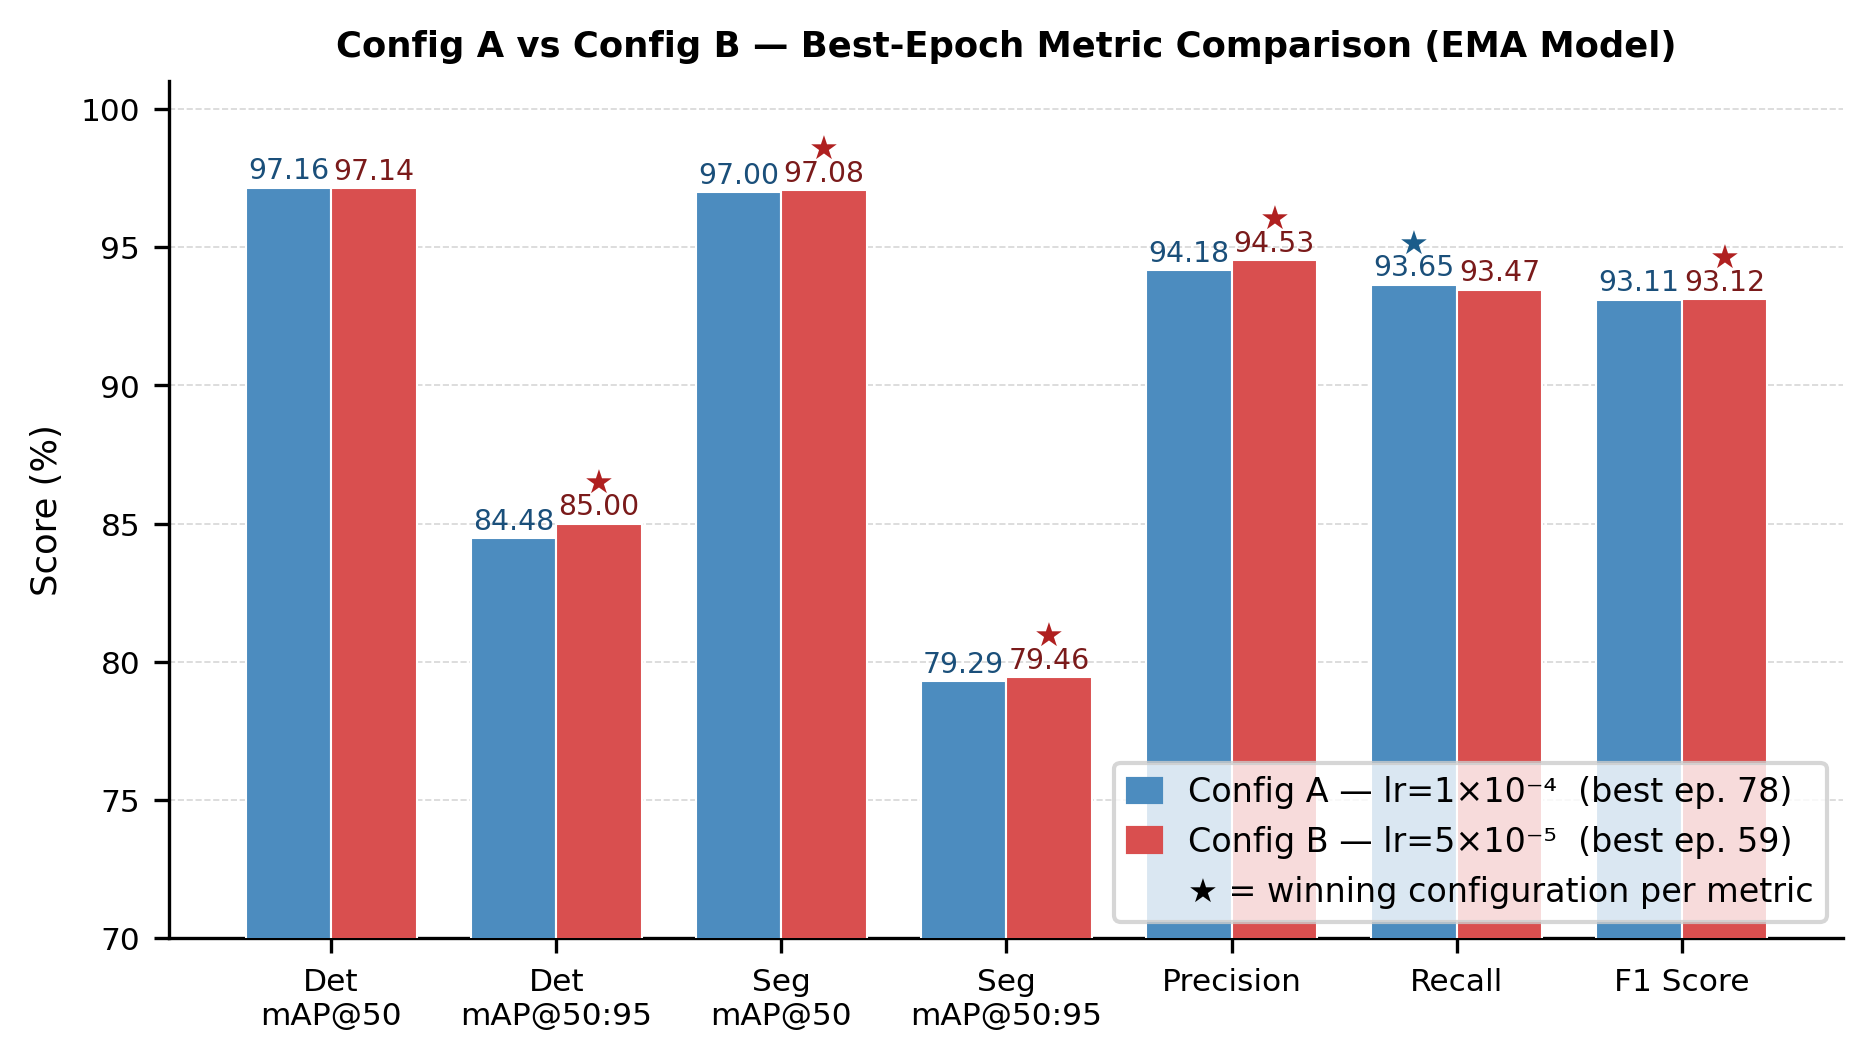

Source code (Python):
"""
Figure 3 — Config A vs Config B: Best-Epoch Metric Comparison (Bar Chart)
Outputs:  fig3_metric_comparison.pdf  (IEEE double-column ready)

Data sourced directly from Phase 3b report, Section 7 summary table.
Run: python fig3_metric_comparison.py
Requires: matplotlib, numpy
"""

import matplotlib

matplotlib.use("Agg")
import matplotlib.pyplot as plt
import matplotlib.patches as mpatches
import numpy as np

# ── Data from Phase 3b report, Table in Section 7 ────────────────────────────
# Config A best epoch = 78, Config B best epoch = 59
metrics = [
    "Det\nmAP@50",
    "Det\nmAP@50:95",
    "Seg\nmAP@50",
    "Seg\nmAP@50:95",
    "Precision",
    "Recall",
    "F1 Score",
]

config_a_vals = [97.16, 84.48, 97.00, 79.29, 94.18, 93.65, 93.11]
config_b_vals = [97.14, 85.00, 97.08, 79.46, 94.53, 93.47, 93.12]

# Winner per metric (B wins 5/7, A wins recall, det mAP@50 is tie)
# A wins: Recall (index 5); tie: Det mAP@50 (index 0)
winners = ["tie", "B", "B", "B", "B", "A", "B"]

# ── Style ─────────────────────────────────────────────────────────────────────
COL_A = "#4c8cbf"
COL_B = "#d94f4f"
COL_A_LT = "#a8c8e8"
COL_B_LT = "#f0a8a8"
FS_TICK = 7.5
FS_LAB = 8.5
FS_VAL = 6.8
FS_WIN = 8
FS_LEG = 8

x = np.arange(len(metrics))
bar_w = 0.38  # wider bars for better readability

# Taller figure + more top margin so value labels + stars don't clip
fig, ax = plt.subplots(figsize=(7.2, 4.2))
fig.subplots_adjust(bottom=0.20, top=0.88)

bars_a = ax.bar(
    x - bar_w / 2,
    config_a_vals,
    bar_w,
    label=f"Config A — lr=1×10⁻⁴  (best ep. 78)",
    color=COL_A,
    edgecolor="white",
    linewidth=0.5,
    zorder=3,
)

bars_b = ax.bar(
    x + bar_w / 2,
    config_b_vals,
    bar_w,
    label=f"Config B — lr=5×10⁻⁵  (best ep. 59)",
    color=COL_B,
    edgecolor="white",
    linewidth=0.5,
    zorder=3,
)

# Value labels: stagger A (lower offset) and B (higher offset) vertically
# so they never sit at the same height and crowd each other.
# A labels: placed slightly lower, rotated to save horizontal space
# B labels: placed higher
for bar, val in zip(bars_a, config_a_vals):
    ax.text(
        bar.get_x() + bar.get_width() / 2,
        bar.get_height() + 0.10,
        f"{val:.2f}",
        ha="center",
        va="bottom",
        fontsize=FS_VAL,
        color="#1a4f7a",
        rotation=0,
    )

for bar, val in zip(bars_b, config_b_vals):
    ax.text(
        bar.get_x() + bar.get_width() / 2,
        bar.get_height() + 0.10,
        f"{val:.2f}",
        ha="center",
        va="bottom",
        fontsize=FS_VAL,
        color="#7a1a1a",
        rotation=0,
    )

# Winner star markers — placed well above the value labels to avoid overlap
for i, (w, a_val, b_val) in enumerate(zip(winners, config_a_vals, config_b_vals)):
    if w == "B":
        ax.text(
            i + bar_w / 2,
            b_val + 0.85,
            "★",
            ha="center",
            va="bottom",
            fontsize=FS_WIN,
            color="#b02020",
        )
    elif w == "A":
        ax.text(
            i - bar_w / 2,
            a_val + 0.85,
            "★",
            ha="center",
            va="bottom",
            fontsize=FS_WIN,
            color="#1a5c8a",
        )

# Axis formatting
ax.set_xticks(x)
ax.set_xticklabels(metrics, fontsize=FS_TICK)
ax.set_ylabel("Score (%)", fontsize=FS_LAB)
ax.set_title(
    "Config A vs Config B — Best-Epoch Metric Comparison (EMA Model)",
    fontsize=FS_LAB,
    fontweight="bold",
    pad=6,
)
ax.set_ylim(70, 101)  # extra headroom so stars at ~99+ don't clip
ax.yaxis.set_major_locator(plt.MultipleLocator(5))
ax.tick_params(axis="y", labelsize=FS_TICK)
ax.grid(axis="y", lw=0.4, alpha=0.5, linestyle="--", zorder=0)
ax.spines["top"].set_visible(False)
ax.spines["right"].set_visible(False)

# Legend with star explanation
star_a = mpatches.Patch(color=COL_A, label=f"Config A — lr=1×10⁻⁴  (best ep. 78)")
star_b = mpatches.Patch(color=COL_B, label=f"Config B — lr=5×10⁻⁵  (best ep. 59)")
star_note = mpatches.Patch(color="none", label="★ = winning configuration per metric")
ax.legend(
    handles=[star_a, star_b, star_note],
    loc="lower right",
    fontsize=FS_LEG,
    frameon=True,
    edgecolor="#cccccc",
    handlelength=1.0,
)

fig.savefig("fig3_metric_comparison.pdf", bbox_inches="tight", dpi=300, format="pdf")
fig.savefig("fig3_metric_comparison.png", bbox_inches="tight", dpi=300)
print("Saved: fig3_metric_comparison.pdf + .png")
